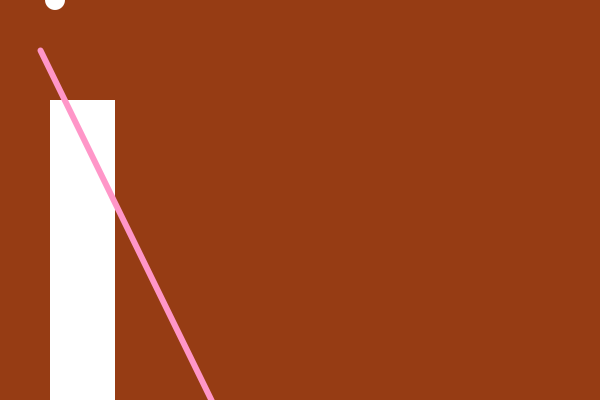
Frame 1 (no input)
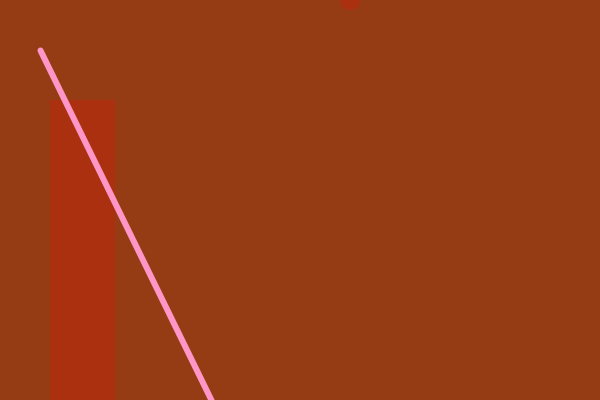
Frame 60 (the mouse pressed at the canvas centre just before this capture)
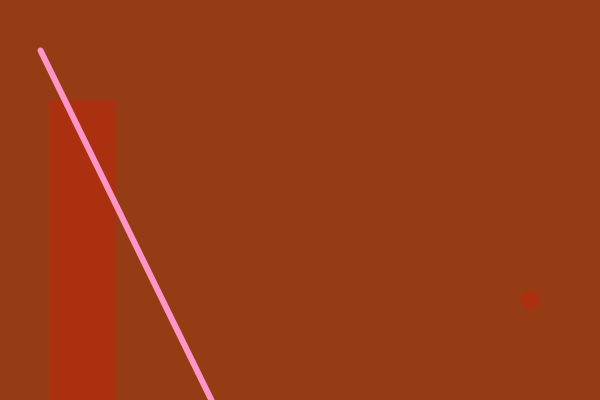
Frame 120 (the mouse held since frame 60 and released just before this capture)

The Processing sketch that drew these frames (run headless with seeded random() and noise(); from frame 60 on, the mouse is pressed at the canvas centre):

// Processing sketch: processing_87349
// ── processing_87349.pde

int posX = 50;
int dirX = 0;
int RED = 150;
int GREEN = 60;
int BLUE = 20;
int ellipseSize = 20;
//global variables//
//variables are handy because code using same number can use a variable, if needing changed at later stage need only change the variable instead of search code//

//set up is run only once//
//fucntions run a set of commands associated with it, identified by {}//

void setup(){
  size (600, 400);
  background(RED, GREEN, BLUE);
}

void draw(){
  background(RED, GREEN, BLUE);
  //refreshes background each loop//
  println(mouseX + " " + mouseY);
  //USED TO CHECK IF PROGRAM RUNNING CORRECCTLY. ALSO USING MOUSE X,Y TRACKS PIXEL LOCATION OF MOUSE CURSOR// 
  //fill(40);//
  noStroke();
rect(50, 100, 65, 300);
animator();
ellipse(posX, mouseX, ellipseSize, ellipseSize);

//first 2 numbers refer to the start location on xy axis//
//fill can be rgb or hex values or a single gradient and must come before the doe shape to be filled//
//can use variables to determine H an W.//

strokeWeight(6);
stroke(255, 150, 200); //4th value = transparency//
line(40, 50, 260, 500);

if(mouseY < width/2 && mouseY < height/2){
  fill(255,0,0,50);
}else if(mouseX > width/2 && mouseY < height/2){
  fill(0,255,0);
}
else if(mouseX < width/2 && mouseY > height/2){
  fill(50,50,50);
}
else if(mouseX > width/2 && mouseY > height/2){
  fill(30,30,30);
}
}

void animator() {
  if (posX >= width-ellipseSize/2) { //does not switch the direction of the ellipse. something else needed?//
    dirX = 1;
  }
  if (posX <= ellipseSize/2) {
    dirX = 0;
  }
  if (dirX == 1) {
    posX = posX - 5;
  }
  else {
    posX = posX + 5;
  }
}
//open animation//

//if position of X is greater than or equal to the width minus half the size of ellipse then the direction of X equals 1//
//if the position of X is less or equal to half the size of elipse direction of X equals 0//
//if direction of X equals 1 then position of X equals the X postion minus 5//
//else then the position of X equals position of X plus 5//
